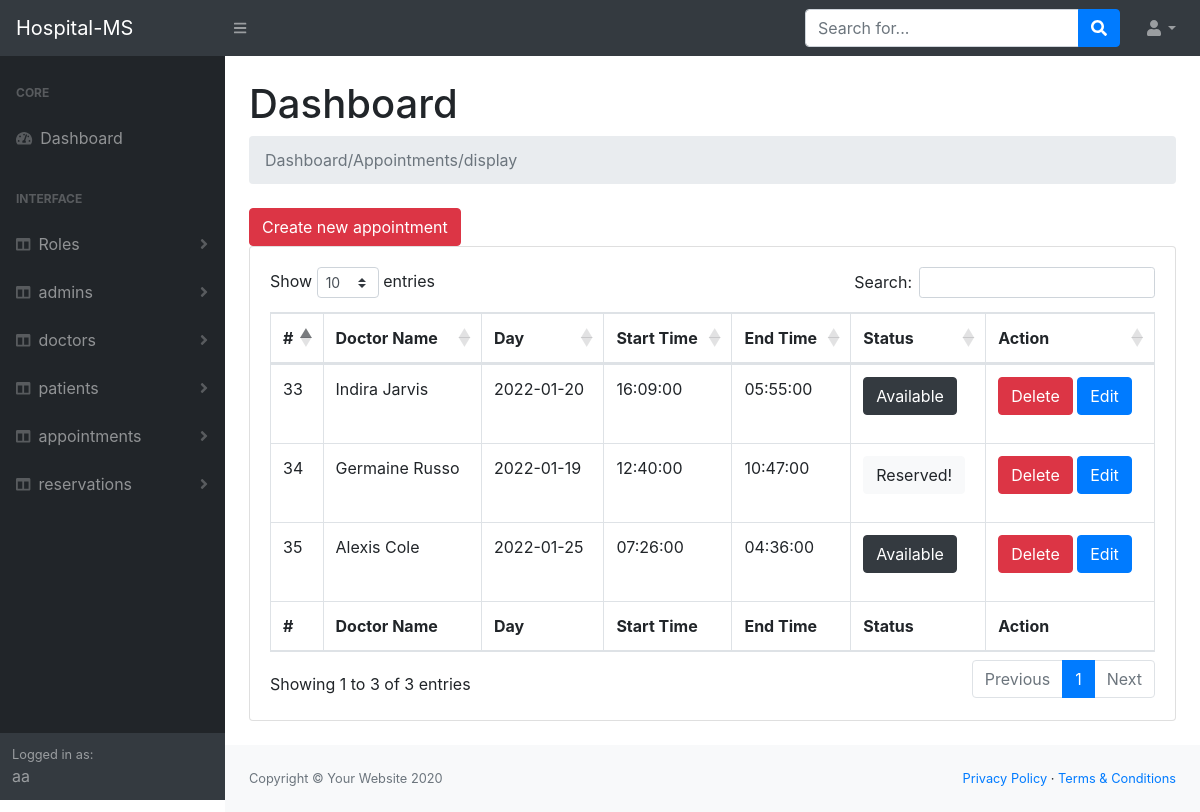
/Admin/appointments/index.php (signed in), run on the app's committed database.
### tables this page shows
CREATE TABLE `appointments_doctor`
(
    `id`        tinyint(4) NOT NULL,
    `day`       char(50) NOT NULL,
    `from_time` time     NOT NULL,
    `to_time`   time     NOT NULL,
    `doctor_id` tinyint(4) NOT NULL,
    `status`    tinyint(1) NOT NULL DEFAULT 0
);

CREATE TABLE `users`
(
    `id`             tinyint(4) NOT NULL,
    `name`           char(150) NOT NULL,
    `gender`         tinyint(1) NOT NULL COMMENT '"1 for male, 2 for female" ',
    `email`          char(100) NOT NULL,
    `password`       char(100) NOT NULL,
    `address`        char(150) NOT NULL,
    `phone`          char(11)  NOT NULL,
    `emergencyPhone` char(11)  NOT NULL,
    `image`          char(150) DEFAULT NULL,
    `role_id`        tinyint(100) NOT NULL
);

### Admin/appointments/index.php (the view, shortened to what this page needs)
<?php
require '../helpers/dbConnection.php';
$id = $_SESSION['user']['id'];
if ($_SESSION['user']['role_id'] == 1) {
    $sql = 'select appointments_doctor.*, users.name from appointments_doctor join users on appointments_doctor.doctor_id = users.id';
    $op = mysqli_query($con, $sql);
} elseif ($_SESSION['user']['role_id'] == 2) {
    $sql = "select appointments_doctor.*, users.name from appointments_doctor join users on appointments_doctor.doctor_id = users.id and appointments_doctor.doctor_id = $id";
    $op = mysqli_query($con, $sql);
}
require '../layouts/header.php';
require '../layouts/nav.php';
require '../layouts/sidNav.php';
?>
    <main>
        <div class="container-fluid">
            <h1 class="mt-4">Dashboard</h1>
            <ol class="breadcrumb mb-4">
                <li class="breadcrumb-item active">Dashboard/Appointments/display</li>
                <?php
                echo '<br>';
                ?>
            </ol>
            <a href='create.php'
               class='btn btn-danger m-r-1em'>Create new appointment</a>
            <div class="card mb-4">
                <div class="card-body">
                    <div class="table-responsive">
                        <table class="table table-bordered" id="dataTable" width="100%" cellspacing="0">
                            <thead>
                            <tr>
                                <th>#</th>
                                <th>Doctor Name</th>
                                <th>Day</th>
                                <th>Start Time</th>
                                <th>End Time</th>
                                <th>Status</th>
                                <th>Action</th>
                            </tr>
                            </thead>
                            <tfoot>
                            <tr>
                                <th>#</th>
                                <th>Doctor Name</th>
                                <th>Day</th>
                                <th>Start Time</th>
                                <th>End Time</th>
                                <th>Status</th>
                                <th>Action</th>
                            </tfoot>
                            <tbody>
                            <?php
                            while ($data = mysqli_fetch_assoc($op)) {
                                ?>
                                <tr>
                                    <td><?php echo $data['id']; ?></td>
                                    <td><?php echo $data['name']; ?></td>
                                    <td><?php echo date('Y-m-d', $data['day']); ?></td>
                                    <td><?php echo $data['from_time']; ?></td>
                                    <td><?php echo $data['to_time']; ?></td>
                                    <td><?php if($data['status'] == 1) echo "<p class='btn btn-light'> Reserved!</P>"; else echo "<P class='btn btn-dark'>Available</P>"; ?></td>
                                    <td>
                                        <a href='delete.php?id=<?php echo $data['id']; ?>'
                                           class='btn btn-danger m-r-1em'>Delete</a>
                                        <a href='edit.php?id=<?php echo $data['id']; ?>'
                                           class='btn btn-primary m-r-1em'>Edit</a>
                                    </td>
                                </tr>
                                <?php
                            }
                            ?>
                            </tbody>
                        </table>
                    </div>
                </div>
            </div>
        </div>
    </main>
<?php
require '../layouts/footer.php';
?>

### data on the page
appointments_doctor: id "33", doctor.name "Indira Jarvis", day "2022-01-20", from_time "16:09:00", to_time "05:55:00", status "Available"
appointments_doctor: id "34", doctor.name "Germaine Russo", day "2022-01-19", from_time "12:40:00", to_time "10:47:00", status "Reserved!"
appointments_doctor: id "35", doctor.name "Alexis Cole", day "2022-01-25", from_time "07:26:00", to_time "04:36:00", status "Available"

### other printed values
$module "Roles"
$module "admins"
$module "doctors"
$module "patients"
$module "appointments"
$module "reservations"
$_SESSION['user']['name'] "aa"
